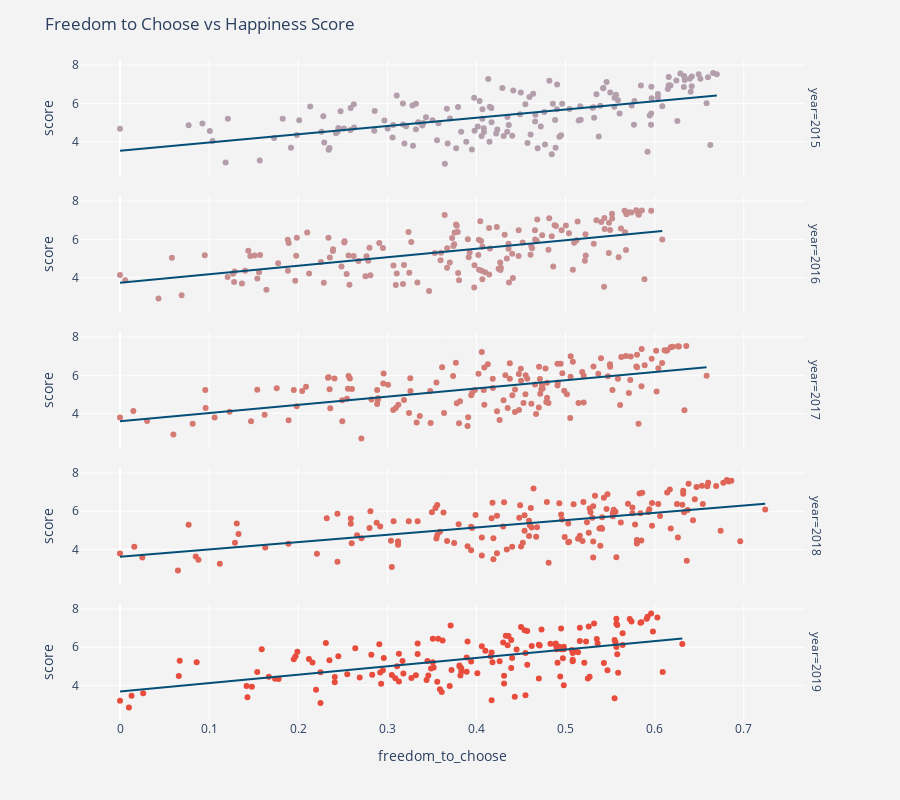

Notebook source saved alongside this figure:
### Code cell
fig = px.scatter(finaldata, x="freedom_to_choose", 
                 y="score",
                 facet_row="year",
                 color="year",
                 trendline= "ols",
                 color_continuous_scale=('#a8a8bb', '#c1949a', '#d27f7a', '#de685b', '#e74c3c'),
                 trendline_color_override ='#054f77')
fig.update(layout_coloraxis_showscale=False)
fig.update_traces(textposition='top center')
fig.update_layout(
    height=800,
    title_text='Freedom to Choose vs Happiness Score',
    paper_bgcolor = 'rgb(243, 243, 243)',
    plot_bgcolor = 'rgb(243, 243, 243)')
fig.show()

### Figure 1 — Plotly figure (JSON) as saved in the notebook; plotly's stock layout.template omitted (floating-point values rounded to 4 significant figures; data arrays with more than 128 entries replaced by an {"elided": "..."} marker saying what was removed)
{"data": [{"hoverlabel": {"namelength": 0}, "hovertemplate": "year=%{marker.color}<br>freedom_to_choose=%{x}<br>score=%{y}", "legendgroup": "", "marker": {"color": {"elided": "158 int values"}, "coloraxis": "coloraxis", "symbol": "circle"}, "mode": "markers", "name": "", "showlegend": false, "textposition": "top center", "type": "scatter", "x": {"elided": "158 float values"}, "xaxis": "x5", "y": {"elided": "158 float values"}, "yaxis": "y5"}, {"hoverlabel": {"namelength": 0}, "hovertemplate": "<b>OLS trendline</b><br>score = 4.31744 * freedom_to_choose + 3.52521<br>R<sup>2</sup>=0.322864<br><br>year=2015<br>freedom_to_choose=%{x}<br>score=%{y} <b>(trend)</b>", "legendgroup": "", "line": {"color": "#054f77"}, "marker": {"symbol": "circle"}, "mode": "lines", "name": "", "showlegend": false, "textposition": "top center", "type": "scatter", "x": {"elided": "158 float values"}, "xaxis": "x5", "y": {"elided": "158 float values"}, "yaxis": "y5"}, {"hoverlabel": {"namelength": 0}, "hovertemplate": "year=%{marker.color}<br>freedom_to_choose=%{x}<br>score=%{y}", "legendgroup": "", "marker": {"color": {"elided": "157 int values"}, "coloraxis": "coloraxis", "symbol": "circle"}, "mode": "markers", "name": "", "showlegend": false, "textposition": "top center", "type": "scatter", "x": {"elided": "157 float values"}, "xaxis": "x4", "y": {"elided": "157 float values"}, "yaxis": "y4"}, {"hoverlabel": {"namelength": 0}, "hovertemplate": "<b>OLS trendline</b><br>score = 4.44743 * freedom_to_choose + 3.73222<br>R<sup>2</sup>=0.321292<br><br>year=2016<br>freedom_to_choose=%{x}<br>score=%{y} <b>(trend)</b>", "legendgroup": "", "line": {"color": "#054f77"}, "marker": {"symbol": "circle"}, "mode": "lines", "name": "", "showlegend": false, "textposition": "top center", "type": "scatter", "x": {"elided": "157 float values"}, "xaxis": "x4", "y": {"elided": "157 float values"}, "yaxis": "y4"}, {"hoverlabel": {"namelength": 0}, "hovertemplate": "year=%{marker.color}<br>freedom_to_choose=%{x}<br>score=%{y}", "legendgroup": "", "marker": {"color": {"elided": "155 int values"}, "coloraxis": "coloraxis", "symbol": "circle"}, "mode": "markers", "name": "", "showlegend": false, "textposition": "top center", "type": "scatter", "x": {"elided": "155 float values"}, "xaxis": "x3", "y": {"elided": "155 float values"}, "yaxis": "y3"}, {"hoverlabel": {"namelength": 0}, "hovertemplate": "<b>OLS trendline</b><br>score = 4.29979 * freedom_to_choose + 3.59633<br>R<sup>2</sup>=0.325056<br><br>year=2017<br>freedom_to_choose=%{x}<br>score=%{y} <b>(trend)</b>", "legendgroup": "", "line": {"color": "#054f77"}, "marker": {"symbol": "circle"}, "mode": "lines", "name": "", "showlegend": false, "textposition": "top center", "type": "scatter", "x": {"elided": "155 float values"}, "xaxis": "x3", "y": {"elided": "155 float values"}, "yaxis": "y3"}, {"hoverlabel": {"namelength": 0}, "hovertemplate": "year=%{marker.color}<br>freedom_to_choose=%{x}<br>score=%{y}", "legendgroup": "", "marker": {"color": {"elided": "155 int values"}, "coloraxis": "coloraxis", "symbol": "circle"}, "mode": "markers", "name": "", "showlegend": false, "textposition": "top center", "type": "scatter", "x": {"elided": "155 float values"}, "xaxis": "x2", "y": {"elided": "155 float values"}, "yaxis": "y2"}, {"hoverlabel": {"namelength": 0}, "hovertemplate": "<b>OLS trendline</b><br>score = 3.83757 * freedom_to_choose + 3.61848<br>R<sup>2</sup>=0.310931<br><br>year=2018<br>freedom_to_choose=%{x}<br>score=%{y} <b>(trend)</b>", "legendgroup": "", "line": {"color": "#054f77"}, "marker": {"symbol": "circle"}, "mode": "lines", "name": "", "showlegend": false, "textposition": "top center", "type": "scatter", "x": {"elided": "155 float values"}, "xaxis": "x2", "y": {"elided": "155 float values"}, "yaxis": "y2"}, {"hoverlabel": {"namelength": 0}, "hovertemplate": "year=%{marker.color}<br>freedom_to_choose=%{x}<br>score=%{y}", "legendgroup": "", "marker": {"color": {"elided": "156 int values"}, "coloraxis": "coloraxis", "symbol": "circle"}, "mode": "markers", "name": "", "showlegend": false, "textposition": "top center", "type": "scatter", "x": {"elided": "156 float values"}, "xaxis": "x", "y": {"elided": "156 float values"}, "yaxis": "y"}, {"hoverlabel": {"namelength": 0}, "hovertemplate": "<b>OLS trendline</b><br>score = 4.40264 * freedom_to_choose + 3.67875<br>R<sup>2</sup>=0.321196<br><br>year=2019<br>freedom_to_choose=%{x}<br>score=%{y} <b>(trend)</b>", "legendgroup": "", "line": {"color": "#054f77"}, "marker": {"symbol": "circle"}, "mode": "lines", "name": "", "showlegend": false, "textposition": "top center", "type": "scatter", "x": {"elided": "156 float values"}, "xaxis": "x", "y": {"elided": "156 float values"}, "yaxis": "y"}], "layout": {"annotations": [{"font": {}, "showarrow": false, "text": "year=2019", "textangle": 90, "x": 0.98, "xanchor": "left", "xref": "paper", "y": 0.088, "yanchor": "middle", "yref": "paper"}, {"font": {}, "showarrow": false, "text": "year=2018", "textangle": 90, "x": 0.98, "xanchor": "left", "xref": "paper", "y": 0.294, "yanchor": "middle", "yref": "paper"}, {"font": {}, "showarrow": false, "text": "year=2017", "textangle": 90, "x": 0.98, "xanchor": "left", "xref": "paper", "y": 0.5, "yanchor": "middle", "yref": "paper"}, {"font": {}, "showarrow": false, "text": "year=2016", "textangle": 90, "x": 0.98, "xanchor": "left", "xref": "paper", "y": 0.706, "yanchor": "middle", "yref": "paper"}, {"font": {}, "showarrow": false, "text": "year=2015", "textangle": 90, "x": 0.98, "xanchor": "left", "xref": "paper", "y": 0.912, "yanchor": "middle", "yref": "paper"}], "coloraxis": {"colorbar": {"title": {"text": "year"}}, "colorscale": [[0, "#a8a8bb"], [0.25, "#c1949a"], [0.5, "#d27f7a"], [0.75, "#de685b"], [1, "#e74c3c"]], "showscale": false}, "height": 800, "legend": {"tracegroupgap": 0}, "margin": {"t": 60}, "paper_bgcolor": "rgb(243, 243, 243)", "plot_bgcolor": "rgb(243, 243, 243)", "title": {"text": "Freedom to Choose vs Happiness Score"}, "xaxis": {"anchor": "y", "domain": [0, 0.98], "title": {"text": "freedom_to_choose"}}, "xaxis2": {"anchor": "y2", "domain": [0, 0.98], "matches": "x", "showticklabels": false}, "xaxis3": {"anchor": "y3", "domain": [0, 0.98], "matches": "x", "showticklabels": false}, "xaxis4": {"anchor": "y4", "domain": [0, 0.98], "matches": "x", "showticklabels": false}, "xaxis5": {"anchor": "y5", "domain": [0, 0.98], "matches": "x", "showticklabels": false}, "yaxis": {"anchor": "x", "domain": [0, 0.176], "title": {"text": "score"}}, "yaxis2": {"anchor": "x2", "domain": [0.206, 0.382], "matches": "y", "title": {"text": "score"}}, "yaxis3": {"anchor": "x3", "domain": [0.412, 0.588], "matches": "y", "title": {"text": "score"}}, "yaxis4": {"anchor": "x4", "domain": [0.618, 0.794], "matches": "y", "title": {"text": "score"}}, "yaxis5": {"anchor": "x5", "domain": [0.824, 1], "matches": "y", "title": {"text": "score"}}}}
